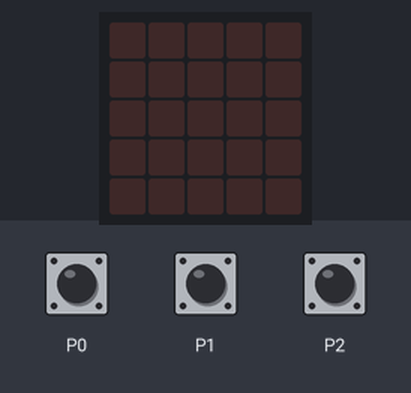
Bench run of a program on a simulated BBC micro:bit (MakeCode). Shown: the board's 5×5 LED display. The inputs (shaded band) are chosen by the test bench. Random numbers come from a fixed seed; the 48×5 strip is a reading aid, not a part: it shows the text the display is scrolling, unrolled, one strip-width of it at a time.

Above: at 1.2 s.
1.3 s: touch pin P0 pressed for 0.15 s
At 2.0 s:
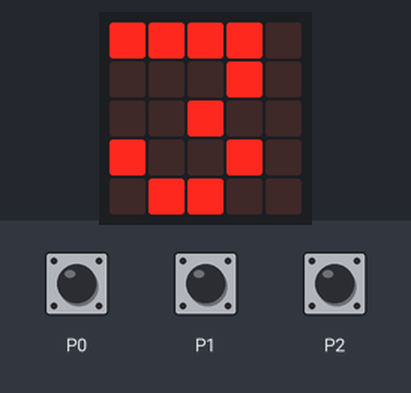
At 17.1 s:
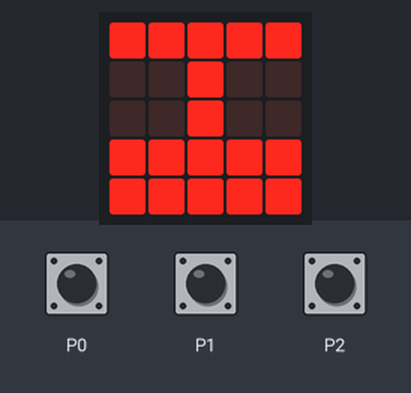

The program:

main.ts
```typescript
input.onPinPressed(TouchPin.P0, function () {
    basic.showNumber(3)
    basic.showNumber(2)
    basic.showNumber(1)
    basic.showString("Prepare-se!")
    basic.pause(randint(1000, 5000))
    basic.showLeds(`
        # # # # #
        . . # . .
        . . # . .
        # # # # #
        # # # # #
        `)
    basic.pause(1000)
    basic.clearScreen()
})
input.onPinPressed(TouchPin.P2, function () {
    cont2 += 1
    basic.showLeds(`
        . . # # #
        . . # # #
        . . # # #
        . . . # #
        . . . # #
        `)
    basic.pause(1000)
    basic.clearScreen()
})
input.onPinPressed(TouchPin.P1, function () {
    let Tocar = 0
    if (Tocar == 0) {
        cont1 += 1
        basic.showLeds(`
            # # # . .
            # # # . .
            # # # . .
            # # . . .
            # # . . .
            `)
        basic.pause(1000)
        basic.clearScreen()
    }
})
let cont2 = 0
let cont1 = 0
cont1 += 0
cont2 += 0
basic.forever(function () {

})
```

test.ts
```typescript
// testes vão aqui; isto não será compilado quando este pacote for usado como uma extensão.
```

Measured:
- after the input at 1.3 s, the display: changes after 0.15 s (image 1)
- what the display in image 1 shows lasts 0.7 s, from 1.5 s to 2.2 s
